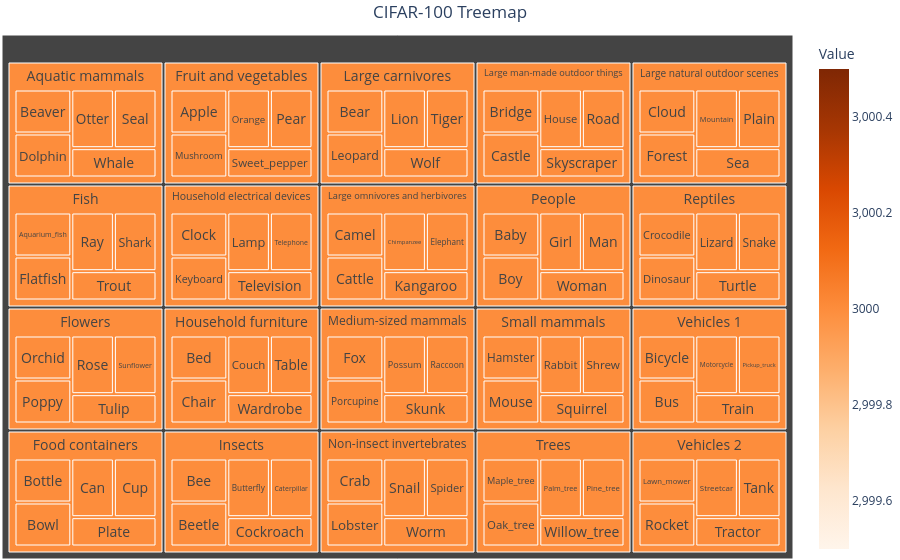

The code cell stored with this chart in its notebook:
### Markdown cell above
<a id="section-2"></a>
### **Section 2: Visualizing CIFAR-100 Classes and Subclasses (3 points)**

In this section, you will implement a function to visualize the CIFAR-100 dataset, including **all** superclasses and their corresponding subclasses. Your implementation should provide a clear and organized overview of the dataset's diversity.

You add the figure(s) to appendix of your report and refer to it in the main text.

### Code cell
# YOUR CODE HERE
## define a function to visualize CIFAR_100 dataset

def visualize_sub_super(superclasses, train_set, test_set, classes):
    """
    superclasses: dict[superclass -> list of subclass names]
    train_set, test_set: iterable of (image, label_index)
    classes: list of CIFAR-100 class names in label index order
    """

    # Map label index (superclasses and their subclasses)
    label_to_super = {}
    for sup, subs in superclasses.items():
        for sub in subs:
            idx = classes.index(sub)  
            label_to_super[idx] = sup

    # Initialize the counters in train and test set
    train_counts = {sup: 0 for sup in superclasses}
    test_counts  = {sup: 0 for sup in superclasses}

    # Count the number of samples in the train and test set
    for _, label in train_set:
        sup = label_to_super.get(label)
        if sup is not None:
            train_counts[sup] += 1

    for _, label in test_set:
        sup = label_to_super.get(label)
        if sup is not None:
            test_counts[sup] += 1

    # Create a DataFrame
    ## First we build the rows for DataFrame
    rows = []
    for sup, subs in superclasses.items():
        total = train_counts[sup] + test_counts[sup]
        for sub in subs:
            rows.append({
                "Superclass": sup.capitalize(),
                "Subclass": sub.capitalize(),
                "Value": total,
                "Train Count": train_counts[sup],
                "Test Count": test_counts[sup],
            })

    df = pd.DataFrame(rows)

    # Create the Treemap or Sunburst or other hierarchical plot
    ## path -> gives the hierarchy
    fig = px.treemap(
        df,
        path=["Superclass", "Subclass"],
        values="Value",
        title="CIFAR-100 Treemap",
        color="Value",
        color_continuous_scale="Oranges",
        hover_data=["Train Count", "Test Count"],
    )
    fig.update_layout(margin=dict(t=35, l=2, r=2, b=1), title_x=0.5) ## update
    fig.update_traces(textposition="middle center", textfont_size=14) ## text size and position in the figure
    fig.show()  ## show the treemap

# Call the function:
visualize_sub_super(superclasses, train_set, test_set, classes)

plt.savefig('hierq.svg')

### Figure 1 — Plotly figure (JSON) as saved in the notebook; plotly's stock layout.template omitted (floating-point values rounded to 4 significant figures; data arrays with more than 128 entries replaced by an {"elided": "..."} marker saying what was removed)
{"data": [{"branchvalues": "total", "customdata": {"elided": "120x3 mixed values"}, "domain": {"x": [0, 1], "y": [0, 1]}, "hovertemplate": "labels=%{label}<br>Value_sum=%{value}<br>parent=%{parent}<br>id=%{id}<br>Train Count=%{customdata[0]}<br>Test Count=%{customdata[1]}<br>Value=%{color}<extra></extra>", "ids": ["Aquatic mammals/Beaver", "Aquatic mammals/Dolphin", "Aquatic mammals/Otter", "Aquatic mammals/Seal", "Aquatic mammals/Whale", "Fish/Aquarium_fish", "Fish/Flatfish", "Fish/Ray", "Fish/Shark", "Fish/Trout", "Flowers/Orchid", "Flowers/Poppy", "Flowers/Rose", "Flowers/Sunflower", "Flowers/Tulip", "Food containers/Bottle", "Food containers/Bowl", "Food containers/Can", "Food containers/Cup", "Food containers/Plate", "Fruit and vegetables/Apple", "Fruit and vegetables/Mushroom", "Fruit and vegetables/Orange", "Fruit and vegetables/Pear", "Fruit and vegetables/Sweet_pepper", "Household electrical devices/Clock", "Household electrical devices/Keyboard", "Household electrical devices/Lamp", "Household electrical devices/Telephone", "Household electrical devices/Television", "Household furniture/Bed", "Household furniture/Chair", "Household furniture/Couch", "Household furniture/Table", "Household furniture/Wardrobe", "Insects/Bee", "Insects/Beetle", "Insects/Butterfly", "Insects/Caterpillar", "Insects/Cockroach", "Large carnivores/Bear", "Large carnivores/Leopard", "Large carnivores/Lion", "Large carnivores/Tiger", "Large carnivores/Wolf", "Large man-made outdoor things/Bridge", "Large man-made outdoor things/Castle", "Large man-made outdoor things/House", "Large man-made outdoor things/Road", "Large man-made outdoor things/Skyscraper", "Large natural outdoor scenes/Cloud", "Large natural outdoor scenes/Forest", "Large natural outdoor scenes/Mountain", "Large natural outdoor scenes/Plain", "Large natural outdoor scenes/Sea", "Large omnivores and herbivores/Camel", "Large omnivores and herbivores/Cattle", "Large omnivores and herbivores/Chimpanzee", "Large omnivores and herbivores/Elephant", "Large omnivores and herbivores/Kangaroo", "Medium-sized mammals/Fox", "Medium-sized mammals/Porcupine", "Medium-sized mammals/Possum", "Medium-sized mammals/Raccoon", "Medium-sized mammals/Skunk", "Non-insect invertebrates/Crab", "Non-insect invertebrates/Lobster", "Non-insect invertebrates/Snail", "Non-insect invertebrates/Spider", "Non-insect invertebrates/Worm", "People/Baby", "People/Boy", "People/Girl", "People/Man", "People/Woman", "Reptiles/Crocodile", "Reptiles/Dinosaur", "Reptiles/Lizard", "Reptiles/Snake", "Reptiles/Turtle", "Small mammals/Hamster", "Small mammals/Mouse", "Small mammals/Rabbit", "Small mammals/Shrew", "Small mammals/Squirrel", "Trees/Maple_tree", "Trees/Oak_tree", "Trees/Palm_tree", "Trees/Pine_tree", "Trees/Willow_tree", "Vehicles 1/Bicycle", "Vehicles 1/Bus", "Vehicles 1/Motorcycle", "Vehicles 1/Pickup_truck", "Vehicles 1/Train", "Vehicles 2/Lawn_mower", "Vehicles 2/Rocket", "Vehicles 2/Streetcar", "Vehicles 2/Tank", "Vehicles 2/Tractor", "Aquatic mammals", "Fish", "Flowers", "Food containers", "Fruit and vegetables", "Household electrical devices", "Household furniture", "Insects", "Large carnivores", "Large man-made outdoor things", "Large natural outdoor scenes", "Large omnivores and herbivores", "Medium-sized mammals", "Non-insect invertebrates", "People", "Reptiles", "Small mammals", "Trees", "Vehicles 1", "Vehicles 2"], "labels": ["Beaver", "Dolphin", "Otter", "Seal", "Whale", "Aquarium_fish", "Flatfish", "Ray", "Shark", "Trout", "Orchid", "Poppy", "Rose", "Sunflower", "Tulip", "Bottle", "Bowl", "Can", "Cup", "Plate", "Apple", "Mushroom", "Orange", "Pear", "Sweet_pepper", "Clock", "Keyboard", "Lamp", "Telephone", "Television", "Bed", "Chair", "Couch", "Table", "Wardrobe", "Bee", "Beetle", "Butterfly", "Caterpillar", "Cockroach", "Bear", "Leopard", "Lion", "Tiger", "Wolf", "Bridge", "Castle", "House", "Road", "Skyscraper", "Cloud", "Forest", "Mountain", "Plain", "Sea", "Camel", "Cattle", "Chimpanzee", "Elephant", "Kangaroo", "Fox", "Porcupine", "Possum", "Raccoon", "Skunk", "Crab", "Lobster", "Snail", "Spider", "Worm", "Baby", "Boy", "Girl", "Man", "Woman", "Crocodile", "Dinosaur", "Lizard", "Snake", "Turtle", "Hamster", "Mouse", "Rabbit", "Shrew", "Squirrel", "Maple_tree", "Oak_tree", "Palm_tree", "Pine_tree", "Willow_tree", "Bicycle", "Bus", "Motorcycle", "Pickup_truck", "Train", "Lawn_mower", "Rocket", "Streetcar", "Tank", "Tractor", "Aquatic mammals", "Fish", "Flowers", "Food containers", "Fruit and vegetables", "Household electrical devices", "Household furniture", "Insects", "Large carnivores", "Large man-made outdoor things", "Large natural outdoor scenes", "Large omnivores and herbivores", "Medium-sized mammals", "Non-insect invertebrates", "People", "Reptiles", "Small mammals", "Trees", "Vehicles 1", "Vehicles 2"], "marker": {"coloraxis": "coloraxis", "colors": [3000.0, 3000.0, 3000.0, 3000.0, 3000.0, 3000.0, 3000.0, 3000.0, 3000.0, 3000.0, 3000.0, 3000.0, 3000.0, 3000.0, 3000.0, 3000.0, 3000.0, 3000.0, 3000.0, 3000.0, 3000.0, 3000.0, 3000.0, 3000.0, 3000.0, 3000.0, 3000.0, 3000.0, 3000.0, 3000.0, 3000.0, 3000.0, 3000.0, 3000.0, 3000.0, 3000.0, 3000.0, 3000.0, 3000.0, 3000.0, 3000.0, 3000.0, 3000.0, 3000.0, 3000.0, 3000.0, 3000.0, 3000.0, 3000.0, 3000.0, 3000.0, 3000.0, 3000.0, 3000.0, 3000.0, 3000.0, 3000.0, 3000.0, 3000.0, 3000.0, 3000.0, 3000.0, 3000.0, 3000.0, 3000.0, 3000.0, 3000.0, 3000.0, 3000.0, 3000.0, 3000.0, 3000.0, 3000.0, 3000.0, 3000.0, 3000.0, 3000.0, 3000.0, 3000.0, 3000.0, 3000.0, 3000.0, 3000.0, 3000.0, 3000.0, 3000.0, 3000.0, 3000.0, 3000.0, 3000.0, 3000.0, 3000.0, 3000.0, 3000.0, 3000.0, 3000.0, 3000.0, 3000.0, 3000.0, 3000.0, 3000.0, 3000.0, 3000.0, 3000.0, 3000.0, 3000.0, 3000.0, 3000.0, 3000.0, 3000.0, 3000.0, 3000.0, 3000.0, 3000.0, 3000.0, 3000.0, 3000.0, 3000.0, 3000.0, 3000.0]}, "name": "", "parents": ["Aquatic mammals", "Aquatic mammals", "Aquatic mammals", "Aquatic mammals", "Aquatic mammals", "Fish", "Fish", "Fish", "Fish", "Fish", "Flowers", "Flowers", "Flowers", "Flowers", "Flowers", "Food containers", "Food containers", "Food containers", "Food containers", "Food containers", "Fruit and vegetables", "Fruit and vegetables", "Fruit and vegetables", "Fruit and vegetables", "Fruit and vegetables", "Household electrical devices", "Household electrical devices", "Household electrical devices", "Household electrical devices", "Household electrical devices", "Household furniture", "Household furniture", "Household furniture", "Household furniture", "Household furniture", "Insects", "Insects", "Insects", "Insects", "Insects", "Large carnivores", "Large carnivores", "Large carnivores", "Large carnivores", "Large carnivores", "Large man-made outdoor things", "Large man-made outdoor things", "Large man-made outdoor things", "Large man-made outdoor things", "Large man-made outdoor things", "Large natural outdoor scenes", "Large natural outdoor scenes", "Large natural outdoor scenes", "Large natural outdoor scenes", "Large natural outdoor scenes", "Large omnivores and herbivores", "Large omnivores and herbivores", "Large omnivores and herbivores", "Large omnivores and herbivores", "Large omnivores and herbivores", "Medium-sized mammals", "Medium-sized mammals", "Medium-sized mammals", "Medium-sized mammals", "Medium-sized mammals", "Non-insect invertebrates", "Non-insect invertebrates", "Non-insect invertebrates", "Non-insect invertebrates", "Non-insect invertebrates", "People", "People", "People", "People", "People", "Reptiles", "Reptiles", "Reptiles", "Reptiles", "Reptiles", "Small mammals", "Small mammals", "Small mammals", "Small mammals", "Small mammals", "Trees", "Trees", "Trees", "Trees", "Trees", "Vehicles 1", "Vehicles 1", "Vehicles 1", "Vehicles 1", "Vehicles 1", "Vehicles 2", "Vehicles 2", "Vehicles 2", "Vehicles 2", "Vehicles 2", "", "", "", "", "", "", "", "", "", "", "", "", "", "", "", "", "", "", "", ""], "textfont": {"size": 14}, "textposition": "middle center", "type": "treemap", "values": [3000.0, 3000.0, 3000.0, 3000.0, 3000.0, 3000.0, 3000.0, 3000.0, 3000.0, 3000.0, 3000.0, 3000.0, 3000.0, 3000.0, 3000.0, 3000.0, 3000.0, 3000.0, 3000.0, 3000.0, 3000.0, 3000.0, 3000.0, 3000.0, 3000.0, 3000.0, 3000.0, 3000.0, 3000.0, 3000.0, 3000.0, 3000.0, 3000.0, 3000.0, 3000.0, 3000.0, 3000.0, 3000.0, 3000.0, 3000.0, 3000.0, 3000.0, 3000.0, 3000.0, 3000.0, 3000.0, 3000.0, 3000.0, 3000.0, 3000.0, 3000.0, 3000.0, 3000.0, 3000.0, 3000.0, 3000.0, 3000.0, 3000.0, 3000.0, 3000.0, 3000.0, 3000.0, 3000.0, 3000.0, 3000.0, 3000.0, 3000.0, 3000.0, 3000.0, 3000.0, 3000.0, 3000.0, 3000.0, 3000.0, 3000.0, 3000.0, 3000.0, 3000.0, 3000.0, 3000.0, 3000.0, 3000.0, 3000.0, 3000.0, 3000.0, 3000.0, 3000.0, 3000.0, 3000.0, 3000.0, 3000.0, 3000.0, 3000.0, 3000.0, 3000.0, 3000.0, 3000.0, 3000.0, 3000.0, 3000.0, 15000.0, 15000.0, 15000.0, 15000.0, 15000.0, 15000.0, 15000.0, 15000.0, 15000.0, 15000.0, 15000.0, 15000.0, 15000.0, 15000.0, 15000.0, 15000.0, 15000.0, 15000.0, 15000.0, 15000.0]}], "layout": {"coloraxis": {"colorbar": {"title": {"text": "Value"}}, "colorscale": [[0, "rgb(255,245,235)"], [0.125, "rgb(254,230,206)"], [0.25, "rgb(253,208,162)"], [0.375, "rgb(253,174,107)"], [0.5, "rgb(253,141,60)"], [0.625, "rgb(241,105,19)"], [0.75, "rgb(217,72,1)"], [0.875, "rgb(166,54,3)"], [1, "rgb(127,39,4)"]]}, "legend": {"tracegroupgap": 0}, "margin": {"b": 1, "l": 2, "r": 2, "t": 35}, "title": {"text": "CIFAR-100 Treemap", "x": 0.5}}}
